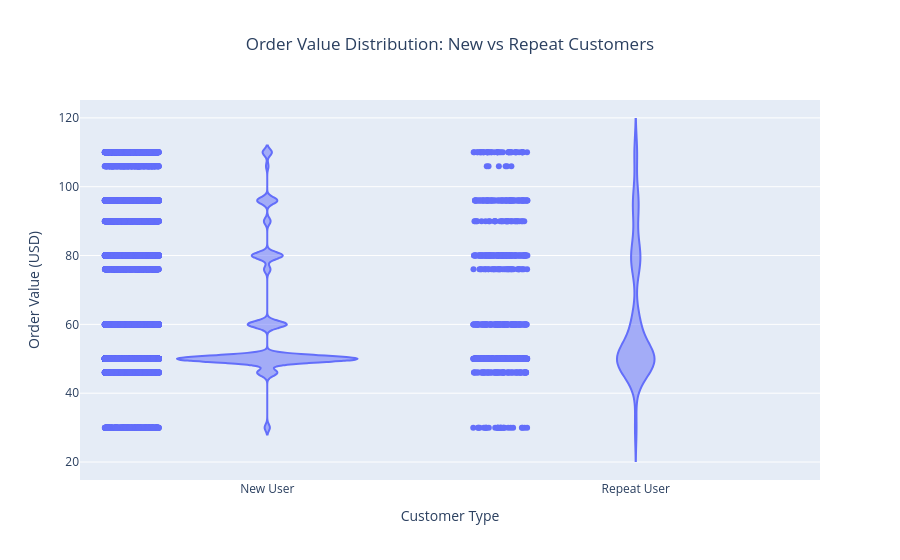

The code cell stored with this chart in its notebook:
### Code cell
import plotly.express as px

fig = px.violin(
    orders_with_type,
    x="user_type",
    y="price_usd",
    box=False,         
    points="all",     
    title="Order Value Distribution: New vs Repeat Customers"
)

fig.update_layout(
    xaxis_title="Customer Type",
    yaxis_title="Order Value (USD)",
    title_x=0.5
)

fig.show()

### Figure 1 — Plotly figure (JSON) as saved in the notebook; plotly's stock layout.template omitted (floating-point values rounded to 4 significant figures; data arrays with more than 128 entries replaced by an {"elided": "..."} marker saying what was removed)
{"data": [{"alignmentgroup": "True", "box": {"visible": false}, "hovertemplate": "user_type=%{x}<br>price_usd=%{y}<extra></extra>", "legendgroup": "", "marker": {"color": "#636efa"}, "name": "", "offsetgroup": "", "orientation": "v", "points": "all", "scalegroup": "True", "showlegend": false, "type": "violin", "x": {"elided": "32313 str values"}, "x0": " ", "xaxis": "x", "y": {"elided": "32313 float values"}, "y0": " ", "yaxis": "y"}], "layout": {"legend": {"tracegroupgap": 0}, "title": {"text": "Order Value Distribution: New vs Repeat Customers", "x": 0.5}, "violinmode": "group", "xaxis": {"anchor": "y", "domain": [0, 1], "title": {"text": "Customer Type"}}, "yaxis": {"anchor": "x", "domain": [0, 1], "title": {"text": "Order Value (USD)"}}}}
